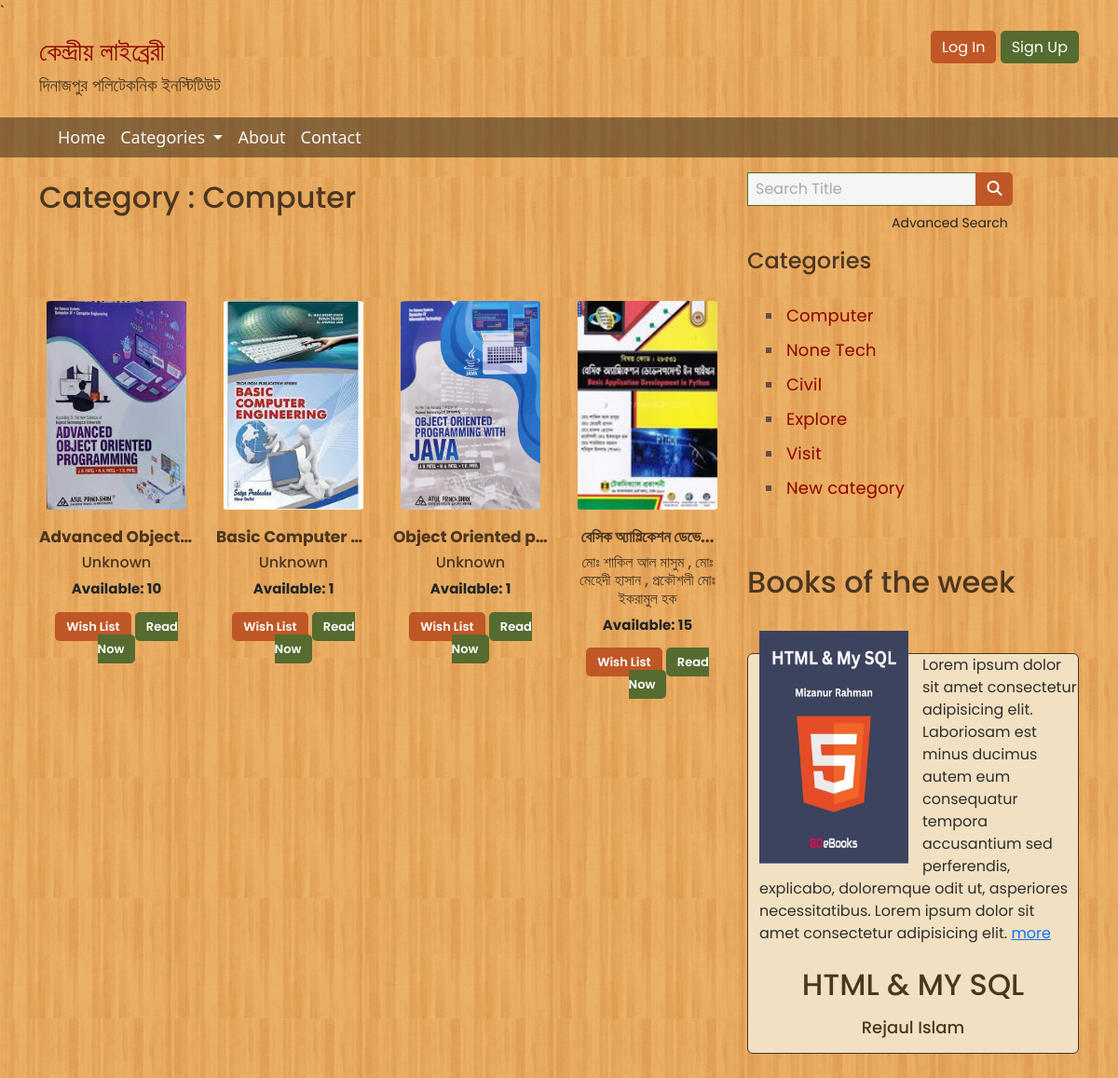
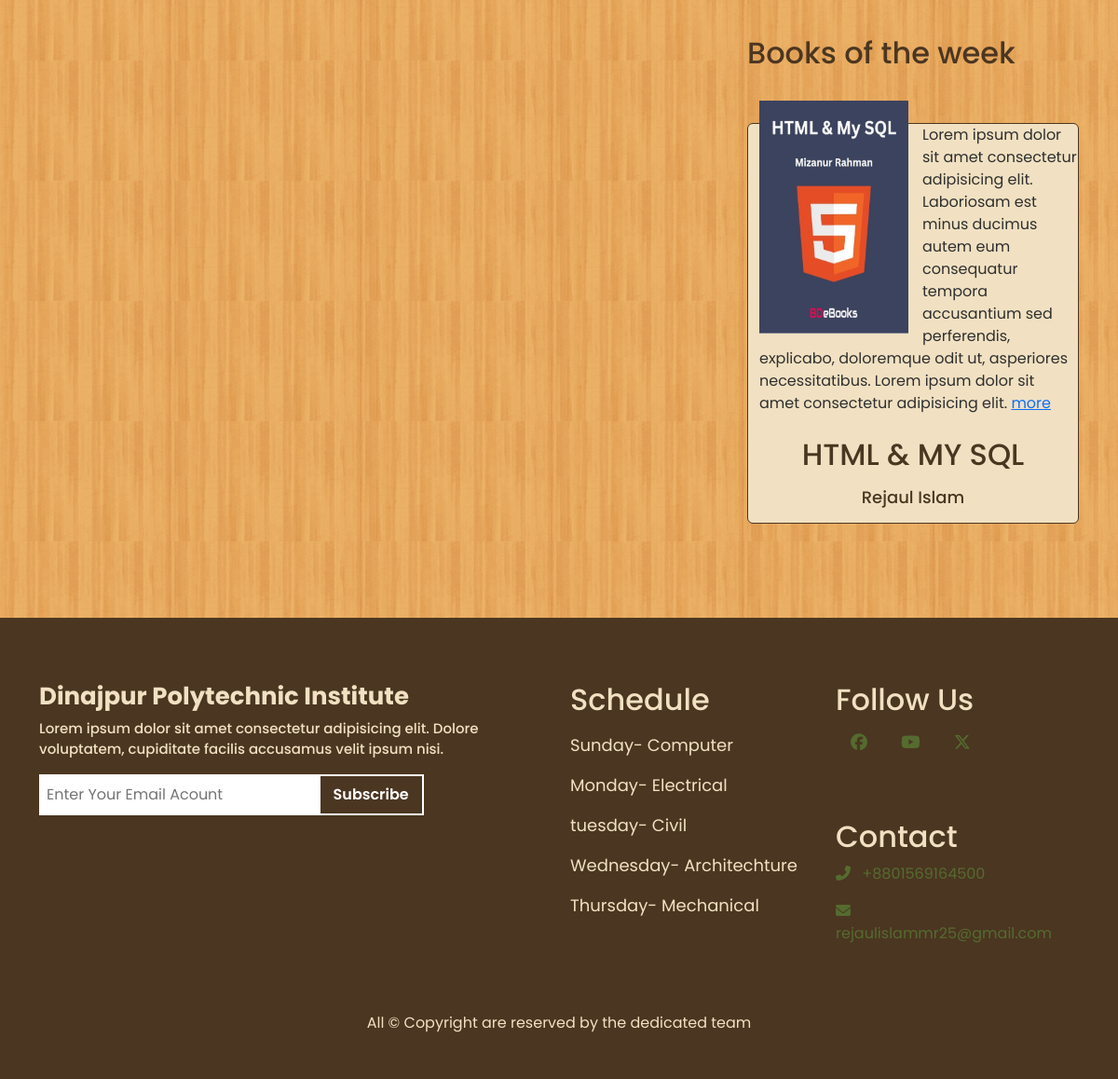
Page /main/book_by_category/Computer on the committed database (2 pictures, top to bottom).
### main/models.py (models this page shows, shortened)
class Category(models.Model):
    name = models.CharField(max_length=100)
    desc = models.TextField()
    def __str__(self):
        return self.name

class Book(models.Model):
    title = models.CharField(max_length=100, blank=False, null=False)
    slug = AutoSlugField(populate_from='title', unique=True, null=True, blank=True)
    author = models.CharField(max_length=100, blank=False, null=False)
    desc = models.TextField(blank=True, null=True)
    category = models.ForeignKey(Category, on_delete=models.CASCADE, related_name="books")
    image = models.ImageField(upload_to='books', blank=True, null=True)
    pages = models.IntegerField(blank=True, null=True)
    count = models.IntegerField(blank=True, null=True, default=1)
    book_id = models.CharField(max_length=20, blank=True, null=True)
    issued = models.IntegerField(default=0)

### main/views.py (the view)
# urls.py: path("book_by_category/<str:category>", views.book_by_category, name="book_by_category"),
def book_by_category(request, category):
    books = Book.objects.filter(category__name=category)
    return render(request, "singlecata.html", {"books": books, "category": category})

### main/context_processors.py (called while the page is built)
def categories(request):
    return {
        'categories': Category.objects.all()
    }

def account_alert(request):
    try:
        request.user.studentprofile
        return {}
    except:
        if not request.user.is_authenticated:
            return {}
        if request.user.is_staff:
            return {}
        return {
                'account_alert': 'Your account is not complete. Please fill in your details.'
            }

### templates/singlecata.html (shortened to what this page needs)
{% extends 'base.html' %}
{% load static %}
{% block body %}
<div class="row">
    <div class="col-lg-12 col-xl-12 col-md-12 col-sm-12 col-12">
        {% if operation == "search" %}
        <h2 class="pt-4 pb-5">Search Result for : {{text}}</h2>
        {% else %}
        <h2 class="pt-4 pb-5">Category : {{category}}</h2>
        {% endif %}
    </div>
</div>
<div class="catagory_body_main">
    <div class="row catagory_slider py-3">
        {% for book in books %}
            <div class="books_show_card text-center col-lg-4 col-3 col-xl-3 col-md-4 col-sm-6 col-6 py-3">
                <a href="#"><img src="{{book.image.url}}" alt="photo"></a>
                <h2 class="books_name pt-3 truncate-text">{{book.title}}</h2>
                <h2 class="writer">{{book.author}}</h2>
                <p class="available_status">Available: {{book.count}}</p>
                <div class="read_and_read_btn">
                    <a href="{% url 'main:add_to_wishlist' book.id %}" class="wish_list my-btn my-btn-secondary .my-btn-sm">Wish List</a>
                    <a href="{% url 'main:book' book.id %}" class="read_now my-btn-primary .my-btn-sm">Read Now</a>
                </div>
            </div>
        {% endfor %}
    </div>
</div>
{% endblock %}

### templates/base.html (shortened to what this page needs)
<!DOCTYPE html>
<html lang="en">
<head>
    {% load static %}
    <link href="https://cdn.jsdelivr.net/npm/bootstrap@5.3.2/dist/css/bootstrap.min.css" rel="stylesheet"
/>
    <link rel="stylesheet" href="https://cdnjs.cloudflare.com/ajax/libs/font-awesome/6.5.1/css/all.min.css"
/>
    <link rel="stylesheet" href="https://cdnjs.cloudflare.com/ajax/libs/slick-carousel/1.9.0/slick.min.css"
/>
    <link rel="stylesheet" href="https://cdnjs.cloudflare.com/ajax/libs/slick-carousel/1.9.0/slick-theme.min.css"
/>
    <link rel="stylesheet" href="{% static 'css/main.css' %}"/>
    <link rel="stylesheet" href="{% static 'css/custom.css' %}"/>
</head>
<body>
<header id="myHeader">
    <div class="container">
        <div class="row d-flex justify-content-between">
            <div class="col-lg-5 col-md-5 col-sm-6 col-6">
                <div class="web_logo">
                    <a href="{% url 'index' %}">
                        <h1>কেন্দ্রীয় লাইব্রেরী</h1>
                    </a>
                    <a href="https://dpi.edu.bd/">
                        <h2>দিনাজপুর পলিটেকনিক ইনস্টিটিউট</h2>
                    </a>
                </div>
            </div>
            <div class="col-lg-3 col-md-4 col-sm-5 col-5" style="display: flex; justify-content: end;">
                <div class="login_signUp" style="justify-content: end;">
                    {% if user.is_authenticated %}
                        <a href="{% url 'accounts:logout' %}" class="my-btn-secondary">Log out</a>
                        {% if request.user.is_staff %}
                            <a href="{% url 'librarian:dashboard' %}"><i
                                    class="fa fa-user-circle align-middle h2 align-middle"></i></a>
                        {% else %}
                            <a data-toggle="modal" data-target="#userModal" style="cursor: pointer;"><i
                                    class="fa fa-user-circle align-middle h2 align-middle"></i></a>
                        {% endif %}
                    {% else %}
                        <a href="{% url 'accounts:login' %}" class="my-btn-secondary">Log In</a>
                        <a href="{% url 'accounts:signup' %}" class="my-btn-primary">Sign Up</a>
                    {% endif %}
                </div>
            </div>
        </div>
    </div>
</header>
<section class="menubar ">
    <div class="container">
        <div class="row">
            <div class="col-lg-12 col-md-6 col-sm-4 col-5">
                <nav class="navbar navbar-expand-lg my_nav">
                    <div class="container-fluid">
                        <div class="collapse navbar-collapse justify-content-start" id="navbarNavDropdown">
                            <ul class="navbar-nav">
                                <li class="nav-item">
                                    <a class="nav-link active active_home" aria-current="page"
                                       href="{% url 'index' %}">Home</a>
                                </li>
                                <li class="nav-item dropdown">
                                    <a class="nav-link dropdown-toggle" href="#" role="button"
                                       data-bs-toggle="dropdown" aria-expanded="false">
                                        Categories
                                    </a>
                                </li>
                                <li class="nav-item">
                                    <a class="nav-link" href="#">About</a>
                                </li>
                                <li class="nav-item">
                                    <a class="nav-link" href="#">Contact</a>
                                </li>
                            </ul>
                        </div>
                    </div>
                </nav>
            </div>
        </div>
    </div>
</section>
<main class="main_area">
    <div class="container">
        <div class="row">
            <div class="col-lg-8 col-xl-8 col-md-12 col-sm-12 ">
                {% block body %}{% endblock %}
            </div>
            <div class="col-lg-4 col-xl-4 col-md-12 col-sm-12 col-12 my-3">
                <div class="row">
                    <div class="col-lg-12 col-xl-12 col-md-6 col-sm-6 col-6">
                        <div class="search_bar hide_for_mobile">
                            <form action="{% url 'main:search' %}" method="get">
                                <input type="text" placeholder="Search Title" name="search_text" required/>
                                <button type="submit" class="my-btn-secondary my-btn-right">
                                    <i class="fa-solid fa-magnifying-glass"></i>
                                </button>
                            </form>
                            <p>Advanced Search</p>
                        </div>
                    </div>
                </div>
                <div class="row">
                    <div class="col-lg-12 col-xl-12 col-md-12 col-sm-12 col-12">
                        <div class="find_catagory">
                            <h3 class="fs-4">Categories</h3>
                            <ul>
                                {% for category in categories %}
                                    <li>
                                        <a href="{% url 'main:book_by_category' category.name %}">{{ category }}</a>
                                    </li>
                                {% endfor %}
                            </ul>
                        </div>
                    </div>
                </div>
                <div class="row">
                    <div class="col-lg-12 col-xl-12 col-md-6 col-sm-12 col-12 mt-3">
                        <h2 class="py-5 mb-2">Books of the week</h2>
                        <div class="top_books_and_focus">
                            <div class="top_books_and_focus_top">
                                <a href="#"><img src="{% static 'img/book_img/HTML-My-SQL.jpg' %}"
                                                 alt="photo"/></a>
                                <p>
                                    Lorem ipsum dolor sit amet consectetur adipisicing elit.
                                    Laboriosam est minus ducimus autem eum consequatur tempora
                                    accusantium sed perferendis, explicabo, doloremque odit
                                    ut, asperiores necessitatibus. Lorem ipsum dolor sit amet
                                    consectetur adipisicing elit. <a href="#">more</a>
                                </p>
                            </div>
                            <div class="top_books_and_focus_down">
                                <div class="writer_name">
                                    <h2 class="books_name text-center pt-2">HTML & MY SQL</h2>
                                    <h3>Rejaul Islam</h3>
                                </div>
                            </div>
                        </div>
                    </div>
                    <div class="col-lg-12 col-xl-12 col-md-6 col-sm-12 col-12 mt-3">
                        <h2 class="py-5 mb-2">Books of the week</h2>
                        <div class="top_books_and_focus">
                            <div class="top_books_and_focus_top">
                                <a href="#"><img src="{% static 'img/book_img/HTML-My-SQL.jpg' %}"
                                                 alt="photo"/></a>
                                <p>
                                    Lorem ipsum dolor sit amet consectetur adipisicing elit.
                                    Laboriosam est minus ducimus autem eum consequatur tempora
                                    accusantium sed perferendis, explicabo, doloremque odit
                                    ut, asperiores necessitatibus. Lorem ipsum dolor sit amet
                                    consectetur adipisicing elit. <a href="#">more</a>
                                </p>
                            </div>
                            <div class="top_books_and_focus_down">
                                <div class="writer_name">
                                    <h2 class="books_name text-center pt-2">HTML & MY SQL</h2>
                                    <h3>Rejaul Islam</h3>
                                </div>
                            </div>
                        </div>
                    </div>
                </div>
            </div>
        </div>
    </div>
</main>
<footer>
    <div class="container">
        <div class="row">
            <div class="col-lg-6 col-xl-6 col-md-12 col-sm-12 col-12">
                <div class="footer_left py-4">
                    <h2>Dinajpur Polytechnic Institute</h2>
                    <p>
                        Lorem ipsum dolor sit amet consectetur adipisicing elit. Dolore
                        voluptatem, cupiditate facilis accusamus velit ipsum nisi.
                    </p>
                    <form action="#">
                        <input type="email" placeholder="Enter Your Email Acount" required>
                        <button type="submit">Subscribe</button>
                    </form>
                </div>
            </div>
            <div class="col-lg-3 col-xl-3 col-md-12 col-sm-12 col-12">
                <div class="schedule py-4">
                    <h2 class="fw-4 text-light">Schedule</h2>
                    <ul class="px-0">
                        <li>Sunday- Computer</li>
                        <li>Monday- Electrical</li>
                        <li>tuesday- Civil</li>
                        <li>Wednesday- Architechture</li>
                        <li>Thursday- Mechanical</li>
                    </ul>
                </div>
            </div>
            <div class="col-lg-3 col-xl-3 col-md-12 col-sm-12 col-12">
                <div class="footer_right_top py-4">
                    <h2 class="fw-4 text-light">Follow Us</h2>
                    <ul class="px-0">
                        <li><a href="#"><i class="fa-brands fa-facebook"></i></a></li>
                        <li><a href="#"><i class="fa-brands fa-youtube"></i></a></li>
                        <li><a href="#"><i class="fa-brands fa-x-twitter"></i></a></li>
                    </ul>
                </div>
                <div class="footer_right_down py-4">
                    <h2 class="fw-4 text-light">Contact</h2>
                    <p><i class="fa-solid fa-phone-flip footer_link"></i> <a href="tel:+8801569164500"
                                                                            class="text-decoration-none footer_link  mx-2 ">+8801569164500</a>
                    </p>
                    <p><i class="fa-solid fa-envelope footer_link"></i><a href="https://mail.google.com/"
                                                                         class="text-decoration-none footer_link mx-2">
                        rejaulislammr25@gmail.com</a></p>
                </div>
            </div>
        </div>
        <div class="row">
            <div class="col-lg-12 col-xl-12 col-md-12 col-sm-12 col-12 py-3 ">
                <p class="text-light text-center py-3">All &copy; Copyright are reserved by the dedicated team</p>
            </div>
        </div>
    </div>
</footer>
</body>
</html>

### static/css/custom.css (style rules this page uses)
* { font-family: "Poppins", system-ui; }
.menubar { background-color: rgba(75, 54, 33, .6) !important; }
.nav-item a { color: #F5F5F5 !important; font-weight: 400 !important; }
footer { background-color: #4B3621 !important; }
.footer_left h2, .footer_left p, .text-light, .schedule ul li { color: #F1E1C2 !important; }
.footer_right_top ul li a, .footer_link { color: #556B2F !important; }
.web_logo a, .display_book_cata_and_more a, .find_catagory ul li a { color: #8B0000 !important; }
h2, h3 { color: #4B3621 !important; }
.search_bar form input { background-color: #F5F5F5 !important; border: 1px solid #556B2F !important; color: #2F2F2F !important; }
.search_bar form input::placeholder { color: #A9A9A9 !important; }
.my-btn-primary, .my-btn-secondary { padding: 6px 12px !important; border-radius: 5px !important; outline: none !important; border: none !important; text-decoration: none !important; }
.my-btn-primary { background-color: #556B2F !important; color: #FFFFFF !important; }
.my-btn-secondary { background-color: #C05726 !important; color: #FFFFFF !important; }
.my-btn-right { border-radius: 0 5px 5px 0 !important; }
.top_books_and_focus { background-color: #F1E1C2 !important; border: 1px solid #4B3621; color: #2F2F2F !important; }
.writer_name { background: none !important; }
.navbar { padding: 0 !important; }

### templates/singlecata.html (style rules this page uses)
.books_name { overflow: hidden; white-space: nowrap; text-overflow: ellipsis; }

### rows in the picture
Category: name "Computer"
Book: image (picture), author "Unknown", count "10"
Book: image (picture), author "Unknown", count "1"
Book: image (picture), author "Unknown", count "1"
Book: image (picture), author "মোঃ শাকিল আল মাসুম , মোঃ মেহেদী হাসান , প্রকৌশলী মোঃ ইকরামুল হক", count "15"
Category: name "None Tech"
Category: name "Civil"
Category: name "Explore"
Category: name "Visit"
Category: name "New category"
